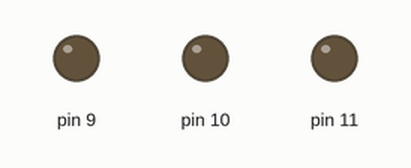
This sketch was run on a simulated Arduino Uno, built with avr-gcc and run on an emulated ATmega328P. Shown: output pins drawn as LEDs (lit = HIGH). What the sketch prints to the serial monitor is not drawn.

Above: at 0.05 s.
At 1.2 s:
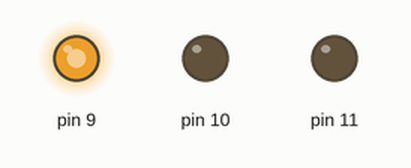
At 2.4 s:
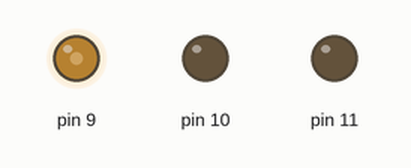
At 4.8 s:
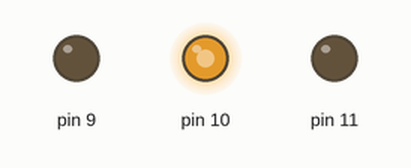
At 7.55 s:
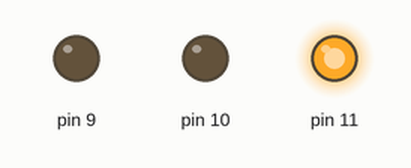
At 9.6 s:
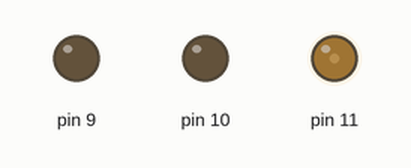
Timing chart, 0 to 13.2 s (numbered marks = the images above):
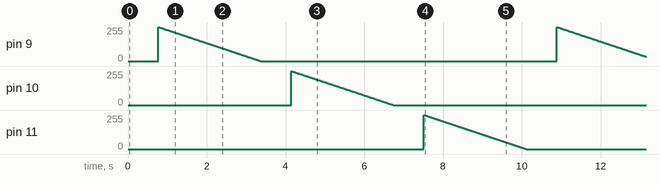

Measured:
- by itself, pin 9–11: ramps from 255/255 to 0/255 and jumps back, once every 10.1 s

The sketch:

sketch_sep27e.ino
```cpp
void setup() {
  // put your setup code here, to run once:
  pinMode(9,OUTPUT);
  pinMode(10,OUTPUT);
  pinMode(11,OUTPUT);
  Serial.begin(9600);
}

void loop()
{
  for(int i=9;i<=11;i++)
  {
    OnOff(i);
  }
}
```

Up_down.ino
```cpp
void OnOff(int pin) {
  // put your main code here, to run repeatedly:
  for(int i=0;i<256;i++)
  {
     analogWrite(pin,i);
     delay(3);
  }
  for(int j=0;j<256;j++)
  {
    analogWrite(pin,255-j);
    Serial.println(255-j);
    delay(10);
  }
}
```
